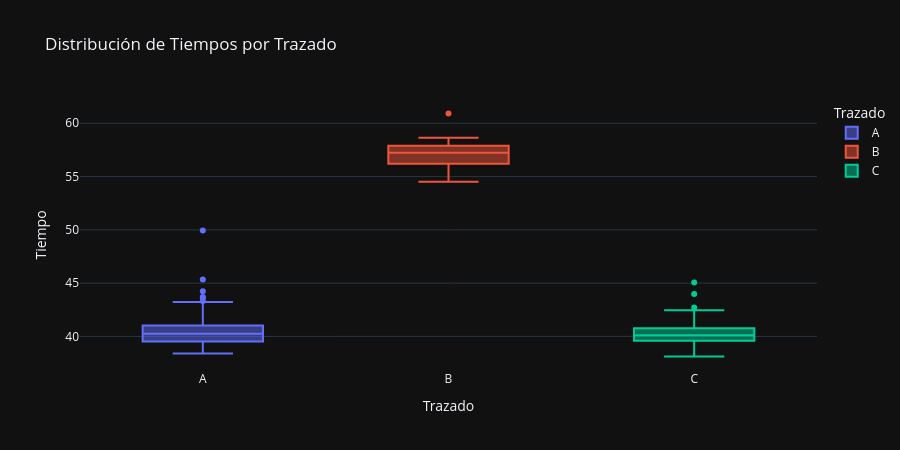

Notebook source saved alongside this figure:
### Code cell
fig4 = px.box(
    df_long,
    x='Trazado', y='Tiempo',
    color='Trazado',
    title='Distribución de Tiempos por Trazado',
    points='outliers'
)
fig4.update_layout(height=450)
fig4.show()

### Figure 1 — Plotly figure (JSON) as saved in the notebook; plotly's stock layout.template omitted (floating-point values rounded to 4 significant figures)
{"data": [{"alignmentgroup": "True", "boxpoints": "outliers", "hovertemplate": "Trazado=%{x}<br>Tiempo=%{y}<extra></extra>", "legendgroup": "A", "marker": {"color": "#636efa"}, "name": "A", "notched": false, "offsetgroup": "A", "orientation": "v", "showlegend": true, "type": "box", "x": ["A", "A", "A", "A", "A", "A", "A", "A", "A", "A", "A", "A", "A", "A", "A", "A", "A", "A", "A", "A", "A", "A", "A", "A", "A", "A", "A", "A", "A", "A", "A", "A", "A", "A", "A", "A", "A", "A", "A", "A", "A", "A", "A", "A", "A", "A", "A", "A", "A", "A", "A", "A", "A", "A", "A", "A", "A", "A", "A", "A", "A", "A", "A", "A", "A", "A", "A", "A", "A", "A", "A", "A", "A", "A", "A", "A", "A", "A", "A", "A", "A", "A", "A", "A", "A", "A", "A", "A", "A", "A", "A", "A", "A", "A", "A"], "x0": " ", "xaxis": "x", "y": [39.14, 38.84, 39.52, 39.49, 39.93, 41.99, 39.53, 39.32, 39.23, 39.7, 39.92, 40.3, 39.39, 39.51, 40.24, 39.34, 42.71, 40.49, 39.59, 39.43, 41.85, 43.62, 40.64, 40.35, 43.33, 40.31, 44.23, 49.94, 40.31, 39.99, 40.42, 39.6, 39.11, 39.39, 39.97, 39.84, 43.23, 38.98, 39.13, 40.45, 39.43, 39.7, 41.19, 42.79, 43.69, 41.98, 40.99, 41.05, 41.34, 42.39, 39.0, 39.11, 40.27, 39.19, 39.77, 41.44, 38.4, 39.58, 39.97, 40.86, 41.4, 38.82, 39.53, 40.79, 39.65, 40.55, 39.99, 41.31, 45.34, 39.33, 40.24, 39.6, 41.19, 38.56, 39.87, 40.6, 40.02, 41.25, 42.66, 42.2, 40.45, 39.93, 40.89, 40.6, 41.3, 40.74, 40.63, 40.86, 38.95, 39.45, 40.39, 39.89, 40.12, 40.31, 40.33], "y0": " ", "yaxis": "y"}, {"alignmentgroup": "True", "boxpoints": "outliers", "hovertemplate": "Trazado=%{x}<br>Tiempo=%{y}<extra></extra>", "legendgroup": "B", "marker": {"color": "#EF553B"}, "name": "B", "notched": false, "offsetgroup": "B", "orientation": "v", "showlegend": true, "type": "box", "x": ["B", "B", "B", "B", "B", "B", "B", "B", "B", "B", "B", "B", "B", "B", "B"], "x0": " ", "xaxis": "x", "y": [55.09, 54.51, 56.72, 55.15, 58.65, 56.97, 57.94, 56.23, 56.2, 57.24, 57.6, 57.69, 57.87, 57.9, 60.92], "y0": " ", "yaxis": "y"}, {"alignmentgroup": "True", "boxpoints": "outliers", "hovertemplate": "Trazado=%{x}<br>Tiempo=%{y}<extra></extra>", "legendgroup": "C", "marker": {"color": "#00cc96"}, "name": "C", "notched": false, "offsetgroup": "C", "orientation": "v", "showlegend": true, "type": "box", "x": ["C", "C", "C", "C", "C", "C", "C", "C", "C", "C", "C", "C", "C", "C", "C", "C", "C", "C", "C", "C", "C", "C", "C", "C", "C", "C", "C", "C", "C", "C", "C", "C", "C", "C", "C", "C", "C", "C", "C", "C", "C"], "x0": " ", "xaxis": "x", "y": [38.12, 40.21, 39.25, 40.12, 39.61, 39.82, 42.47, 39.94, 40.63, 40.06, 40.11, 40.23, 40.47, 40.5, 40.76, 40.81, 41.06, 42.73, 45.07, 38.69, 39.22, 39.87, 39.57, 39.79, 39.66, 39.74, 39.95, 40.36, 41.06, 41.32, 41.69, 43.97, 38.92, 39.35, 39.47, 39.35, 39.43, 39.72, 40.71, 40.32, 42.37], "y0": " ", "yaxis": "y"}], "layout": {"boxmode": "overlay", "height": 450, "legend": {"title": {"text": "Trazado"}, "tracegroupgap": 0}, "title": {"text": "Distribución de Tiempos por Trazado"}, "xaxis": {"anchor": "y", "categoryarray": ["A", "B", "C"], "categoryorder": "array", "domain": [0, 1], "title": {"text": "Trazado"}}, "yaxis": {"anchor": "x", "domain": [0, 1], "title": {"text": "Tiempo"}}}}
